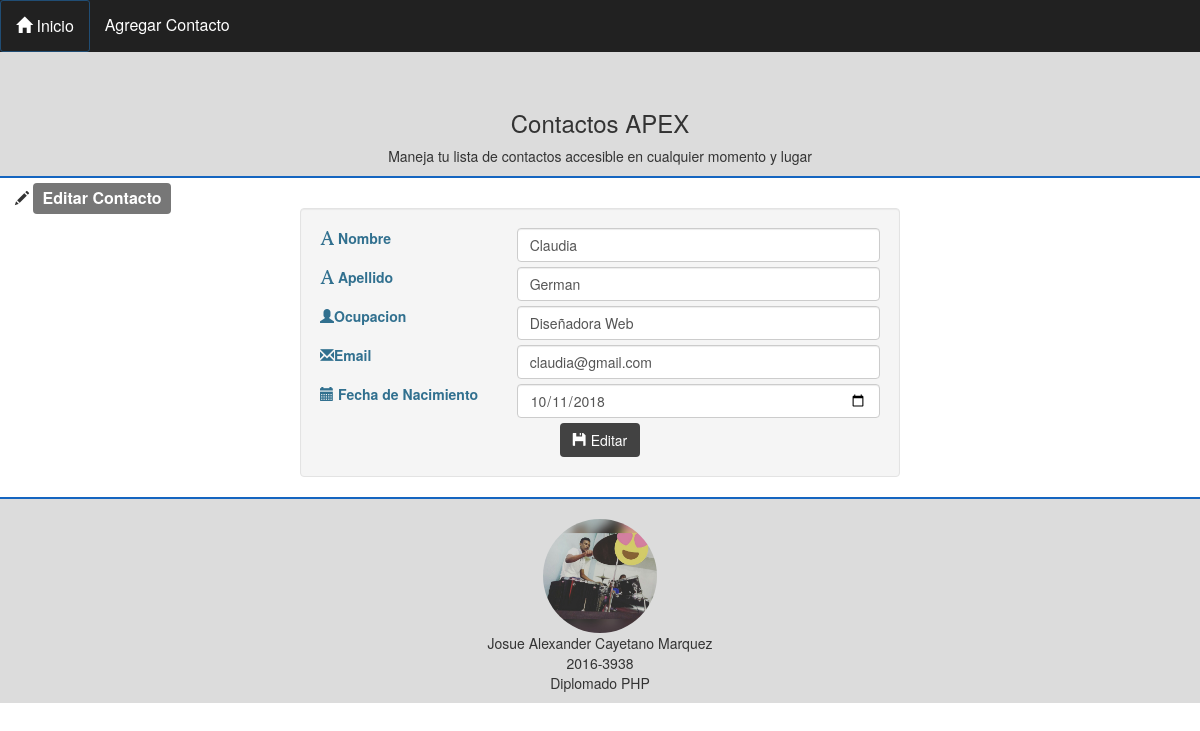
The page /editar.php?id=2 on the database its author committed.
### tables this page shows
CREATE TABLE `contactos` (
  `Id` int(11) NOT NULL,
  `Nombre` varchar(30) DEFAULT NULL,
  `Apellido` varchar(30) DEFAULT NULL,
  `Correo` varchar(30) DEFAULT NULL,
  `Fecha` date DEFAULT NULL,
  `Ocupacion` varchar(30) DEFAULT NULL
);

### conexion.php (called while the page is built, shortened)
<?php
function WHERE($id){
    $sql = "SELECT  *FROM contactos WHERE Id = {$id}";
	$conexion = new PDO('mysql:host=localhost;dbname=agendaphp','root','');
     $resultados = $conexion->query($sql);
     return $resultados;
}
?>

### editar.php (the view, shortened to what this page needs)
<?php
require 'conexion.php';
include 'header.php';
include 'validacion.php';
if(isset($_GET["id"])){
    foreach (WHERE($_GET["id"]) as $contacto) {
        $Nombre = $contacto['Nombre'];
        $Apellido = $contacto['Apellido'];
        $Correo = $contacto['Correo'];
        $Fecha = $contacto['Fecha'];
        $Ocupacion = $contacto['Ocupacion'];
    }
}
?>
<div class="col-sm-12" style="margin-top:10px ">
<span class="glyphicon glyphicon-pencil">
      </span> <span class="label label-default" style="font-size: 16px;">Editar Contacto</span>
</div>
<form action="" method="POST">
<div class="col-sm-6 col-sm-offset-3 well">
    <div class="row">
        <div class="col-sm-4">
            <label class="control-label text-info" for="Nombre">
            <span class="glyphicon glyphicon-font"></span> Nombre</label>
        </div>
        <div class="col-sm-8" style="padding-bottom:5px">
            <input name="Nombre" type="text"   class="form-control"  value ="<?php echo $Nombre ?>"
            />
        </div>
    </div>
    <div class="row">
        <div class="col-sm-4">
            <label class="control-label text-info" for="Apellido">
            <span class="glyphicon glyphicon-font"></span> Apellido</label>
        </div>
        <div class="col-sm-8" style="padding-bottom:5px">
            <input type="text"  name="Apellido" class="form-control" value="<?php echo $Apellido ?>" />
        </div>
    </div>
    <div class="row">
        <div class="col-sm-4">
            <label class="control-label text-info" for="Ocupacion">
            <span class="glyphicon glyphicon-user"></span>Ocupacion</label>
        </div>
        <div class="col-sm-8" style="padding-bottom:5px">
            <input type="text"  name="Ocupacion" class="form-control" value="<?php echo $Ocupacion ?>" />
        </div>
    </div>
     <div class="row">
        <div class="col-sm-4">
            <label class="control-label text-info" for="Correo">
            <span class="glyphicon glyphicon-envelope"></span>Email</label>
        </div>
        <div class="col-sm-8" style="padding-bottom:5px">
            <input type="Email"  name="Correo" class="form-control" value="<?php echo $Correo ?>" />
        </div>
    </div>
    <div class="row">
        <div class="col-sm-4">
            <label for="Fecha" class="control-label text-info" >
            <span class="glyphicon glyphicon-calendar"></span> Fecha de Nacimiento</label>
        </div>
        <div class="col-sm-8" style="padding-bottom:5px">
            <input name="Fecha" type="Date" class="form-control" value="<?php echo $Fecha ?>" />
        </div>
    </div>
    <center>
        <div class="row">
            <button type="submit" name="Editar" value="enviar" class="btn" style="background-color: #424242; color: white;">
               <span class="glyphicon glyphicon-floppy-disk"></span>  Editar
            </button>
        </div>
    </center>
</div>
<div class="col-sm-2" style="width:285px; background-color:white;">
</div>
</form>
<?php include 'footer.php' ?>

### css/estilos.css (style rules this page uses)
* { padding:10; margin: 0; }

### rows shown on the page
contactos: Nombre "Claudia", Apellido "German", Ocupacion "Diseñadora Web", Correo "claudia@gmail.com", Fecha "10/11/2018"
